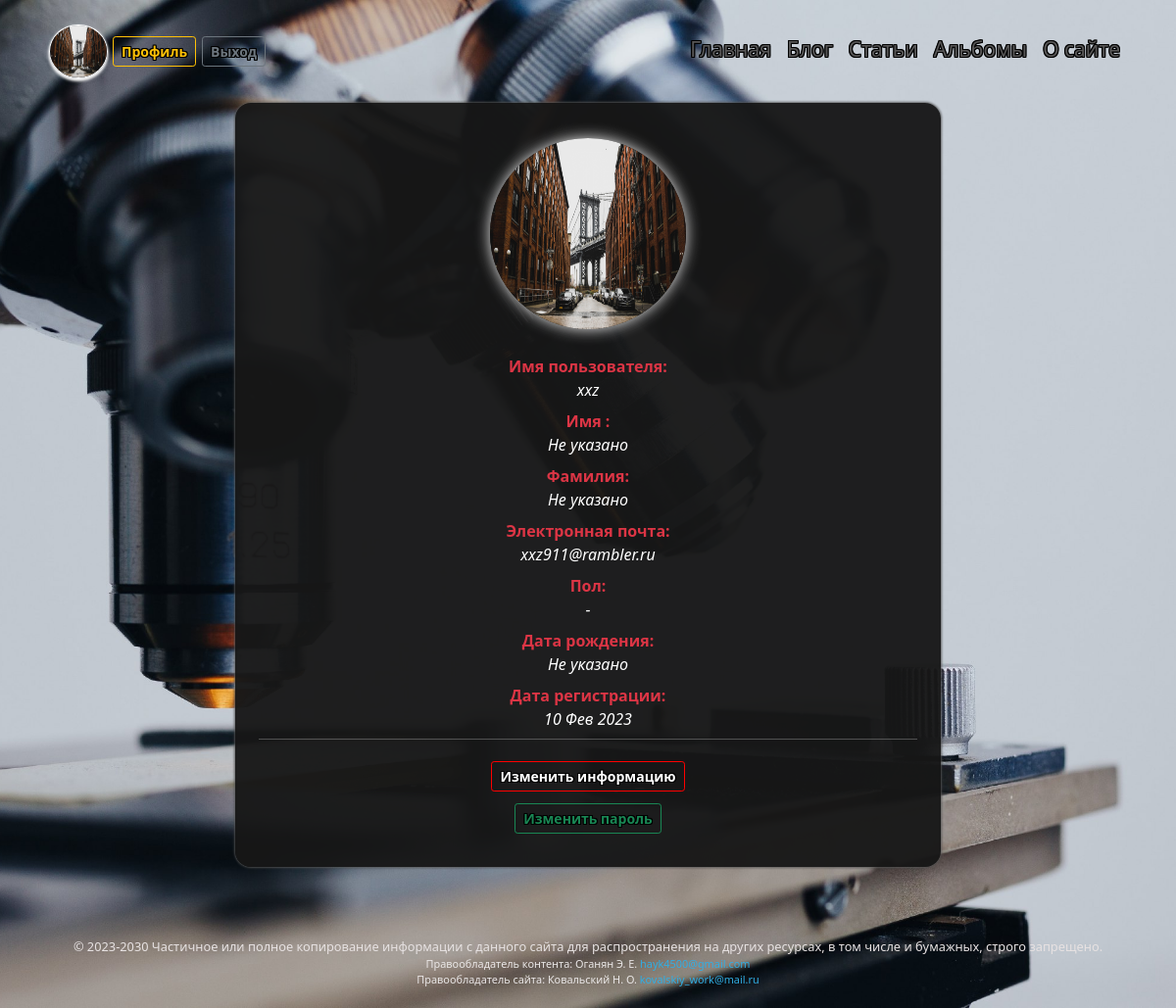
The page /users/profile/xxz/ (signed in) on the database as committed earlier.
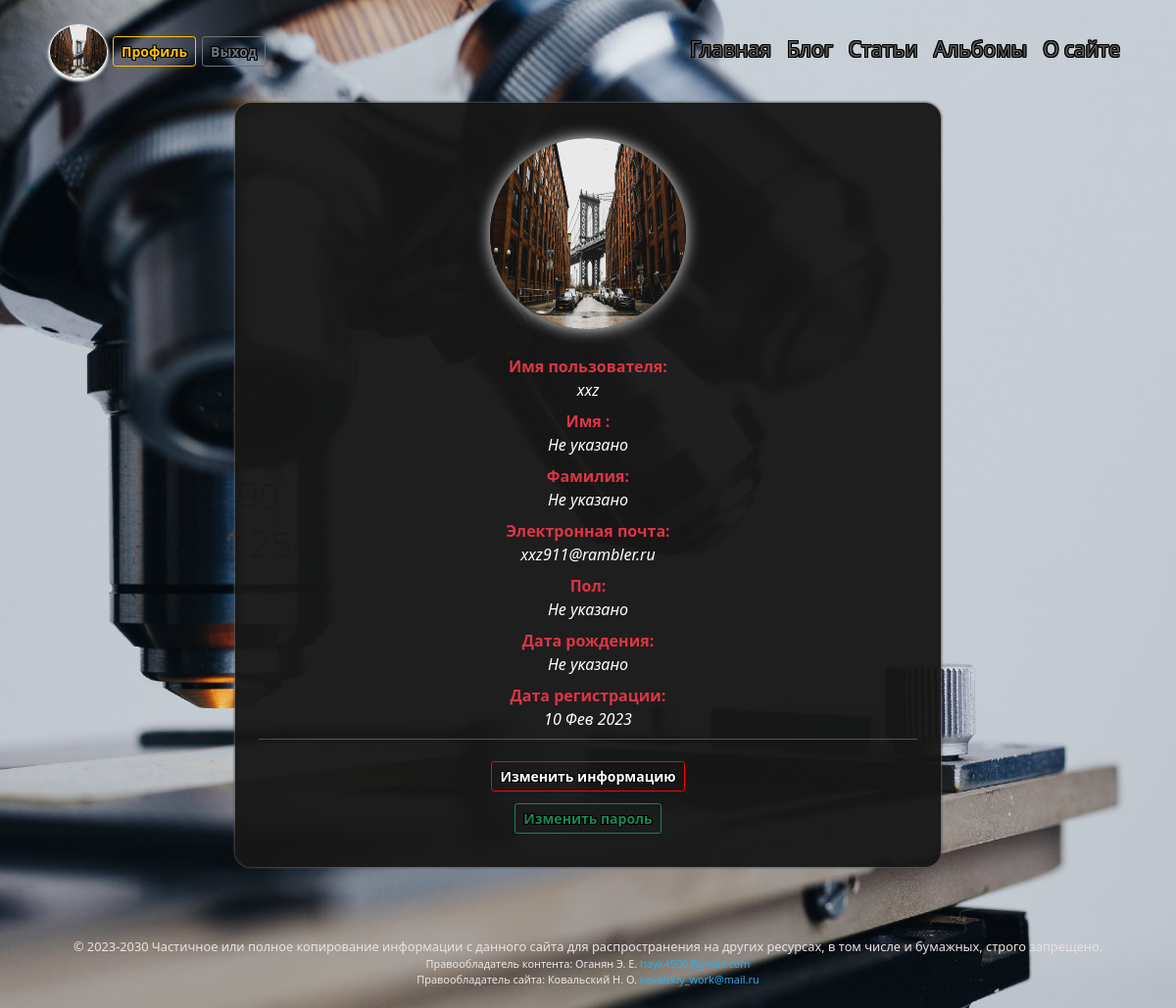
The same page on the database as committed later.
### users/models.py (models this page shows, shortened)
class CustomUser(AbstractUser):
    class Meta:
        verbose_name = 'Профили'
        verbose_name_plural = 'Профили'
    GENDERS = (
        ('', 'Не указано'),
        ('М', 'Мужчина'),
        ('Ж', 'Женщина'),
    )
    slug = models.SlugField(max_length=40, unique=True, db_index=True, verbose_name='URL')
    avatar = models.ImageField(verbose_name='Аватар', default='users/avatar/default/default_avatar.jpeg',
                                upload_to=user_directory_path, blank=True, )
    gender = models.CharField(verbose_name='Пол', max_length=1, choices=GENDERS, default='-', blank=True)
    age = models.PositiveSmallIntegerField(verbose_name='Возраст',null=True,  blank=True)
    birthday = models.DateField(verbose_name='Дата рождения', blank=True, null=True)
    email = models.EmailField(unique=True)
    def get_absolute_url(self):
        return reverse('profile', kwargs={'user_slug': self.slug})

### users/views.py (the view)
# urls.py: path('profile/<slug:user_slug>/', profile, name='profile'),
def profile(request, user_slug):
    profil = CustomUser.objects.get(slug=user_slug)
    if request.user.is_authenticated != True:
        return redirect('login')
    if profil.slug != request.user.slug:
        raise Http404()
    return render(request, 'users/profile.html', {'profil': profil})

### blog/context_processors.py (called while the page is built)
def menu_context_processor(request):
    return {'menu': menu, 'home': home}

### users/templates/users/profile.html (shortened to what this page needs)
{% extends 'blog/include/base.html' %}
{% block content %}
<div class="profile">
  <div class="avatar-container">
    <img class="avatar"  src='{{user.avatar.url}}' alt="{user.username}}" width="200em" height="195em">
  </div>
  <dl class="row row-cols-1 row-cols-md-1 row-cols-lg-1">
    <dt class="col text-center text-danger">Имя пользователя:</dt>
    <dd class="col text-center fw-light fst-italic text-white">{{user.username}}</dd>
    <dt class="col text-center text-danger">Имя :</dt>
    <dd class="col text-center fw-light fst-italic text-white">{{user.first_name|default:"Не указано"}}</dd>
    <dt class="col text-center text-danger">Фамилия:</dt>
    <dd class="col text-center fw-light fst-italic text-white">{{user.last_name|default:"Не указано"}}</dd>
    <dt class="col text-center text-danger">Электронная почта:</dt>
    <dd class="col text-center fw-light fst-italic text-white">{{user.email}}</dd>
    <dt class="col text-center text-danger">Пол:</dt>
    <dd class="col text-center fw-light fst-italic text-white">{{user.get_gender_display}}</dd>
    <dt class="col text-center text-danger">Дата рождения:</dt>
    <dd class="col text-center fw-light fst-italic text-white">{{user.birthday|date:"d M Y" |default:"Не указано"}}</dd>
    <dt class="col text-center text-danger">Дата регистрации:</dt>
    <dd class="col text-center fw-light fst-italic text-white">{{user.date_joined|date:"d M Y"}}</dd>
    <hr class="text-white" style="margin-top:0%">
    <a class="text-center" href="{% url 'profile_change' %}"><button type="submit" value="Update" class="btn btn-outline-danger btn-sm btn-log">Изменить информацию</button></a>
    <a class="form-log" href="{% url 'password_change' %}"><button type="button" class="btn btn-outline-success btn-sm">Изменить пароль</button></a>
  </dl>
</div>
{% endblock %}

### blog/templates/blog/include/base.html (shortened to what this page needs)
{% load static %}
<!DOCTYPE html>
<html lang="ru">
<head>
    <link href="https://cdn.jsdelivr.net/npm/bootstrap@5.0.1/dist/css/bootstrap.min.css" rel="stylesheet">
    <link rel="stylesheet" href="https://cdnjs.cloudflare.com/ajax/libs/jquery-datetimepicker/2.5.20/jquery.datetimepicker.min.css" />
    <link rel="stylesheet" href="https://cdnjs.cloudflare.com/ajax/libs/baguettebox.js/1.11.1/baguetteBox.min.css">
    <link rel="stylesheet" href='{% static "blog/css/styles.css" %}'>
<body style="background-image: url('{% static 'blog/images/back.jpeg' %}'); ">
{% block navbar %}
    <nav class="navbar navbar-expand-md navbar-dark">
        <div class="container-fluid ">
            <a class="logo-container">
             {% if request.user.is_authenticated %}
             <img class="logo"  src='{{ user.avatar.url }}' alt="Avatar" width="60em" height="55em" >
             <a href="{{ user.get_absolute_url }}"><button type="button" class="btn btn-outline-warning btn-sm btn-profile">Профиль</button></a>
             <a href="{% url 'logout' %}"><button type="button" class="btn btn-outline-secondary btn-sm">Выход</button></a>
             {% endif %}
		    <div class="collapse navbar-collapse justify-content-end" id="navbarSupportedContent">
                <ul class="navbar-nav ms-auto">
                    <li class="nav-item">
                        <a class="nav-link"  href="{% url home.url_name %}"  {% if home.url_name in request.resolver_match.view_name %} style='color: red;' {% endif %}>{{home.title}}</a>
                    </li>
{% for m in menu %}
                    <li class="nav-item">
                        <a class="nav-link"  href="{% url m.url_name %}"  {% if m.url_name in request.path %} style='color: red;' {% endif %}>{{m.title}}</a>
                    </li>
{% endfor %}
		        </ul>
            </div>
        </div>
	</nav>
{% endblock navbar %}
      {% block content %}
      {% endblock %}
    <footer class=" text-center text-white text-lg-start">
        <div class="text-footer">
          © 2023-2030 Частичное или полное копирование информации с данного сайта для распространения на других ресурсах, в том числе и бумажных, строго запрещено.
        </div>
        <div class="footer">
            <div class="cont-right">Правообладатель контента: Оганян Э. Е.
                <a class="text-mail">hayk4500@gmail.com </a>
            </div>
            <div class="site-right">Правообладатель сайта: Ковальский Н. О.
                <a class="text-mail">kovalskiy_work@mail.ru</a>
            </div>
        </div>
    </footer>
</body>
</html>

Rows that differ between the two databases and show on the page:
changed CustomUser "xxz": gender "-" → "Не указано"
